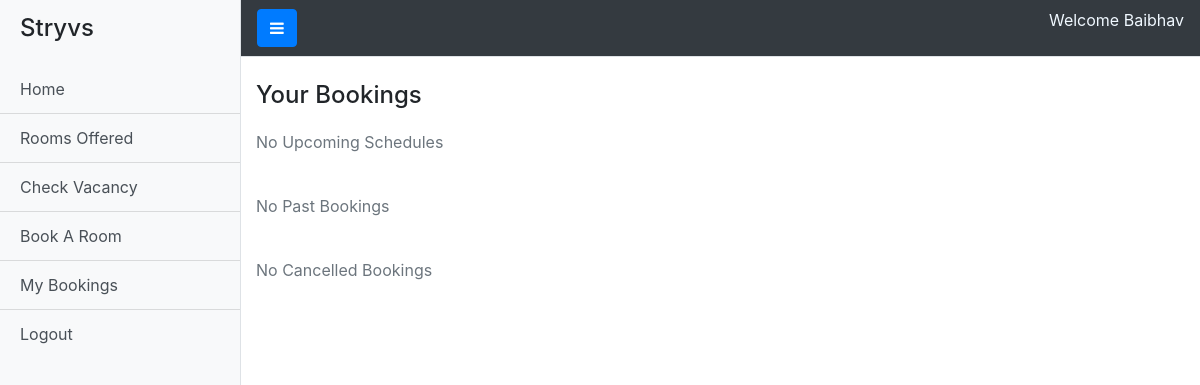
The app's page /dashboard/pastBookings (signed in), older data.
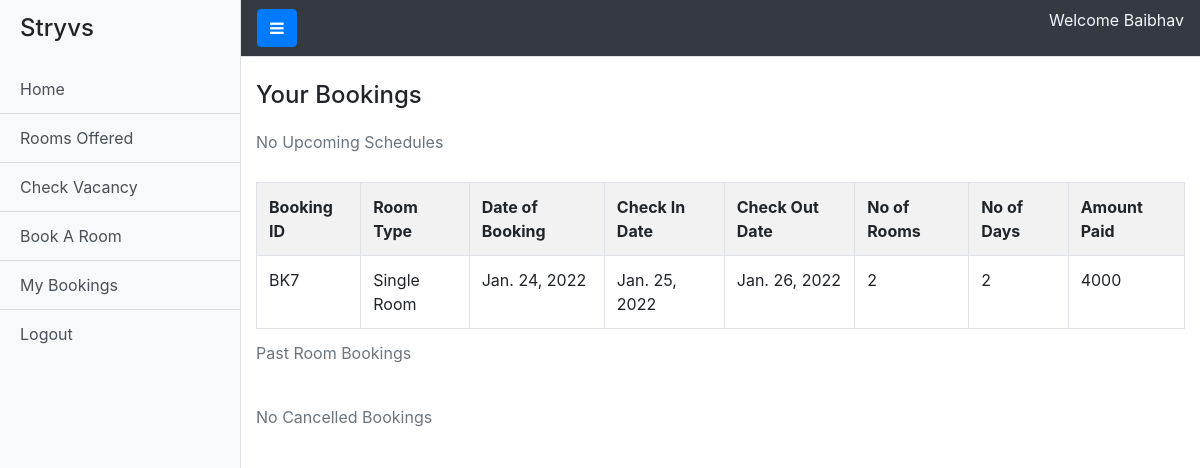
The same page, newer data.
### registration/models.py (models this page shows)
class User(AbstractUser):
    mobile = models.BigIntegerField(null=True)

### dashboard/models.py (models this page shows)
class RoomBooking(models.Model):
    user = models.ForeignKey(User,on_delete = models.CASCADE)
    room = models.ForeignKey(Rooms, on_delete = models.CASCADE)
    check_in_date = models.DateField()
    check_in_time = models.TimeField()
    check_out_date = models.DateField()
    check_out_time = models.TimeField()
    date_booked = models.DateField()
    is_cancelled = models.BooleanField()
    cancelled_date = models.DateField(null=True)
    total_days = models.IntegerField()
    cost = models.IntegerField()
    no_of_rooms = models.IntegerField(default=1)
    payment_ref = models.CharField(max_length=50)

class Rooms(models.Model):
    room_name = models.CharField(max_length=50)
    room_desc = models.CharField(max_length=200)
    room_occ = models.IntegerField()
    room_price = models.IntegerField()
    no_of_rooms_avail = models.IntegerField()
    select =(('Economy','Economy'),('Premium','Premium'))
    room_class = models.CharField(max_length=10,choices=select)
    room_img = models.ImageField(upload_to = 'room_pics/')

### dashboard/views.py (the view)
# urls.py: path('pastBookings',views.pastBookings,name="pastBookings"),
def pastBookings(request):
    if not request.user.is_authenticated:
        storage = messages.get_messages(request)
        storage.used = True
        messages.info(request,'Not Authorized to access that page')
        return redirect('/')
    obj = RoomBooking.objects.filter(user__username=request.user.username,is_cancelled=False).select_related()
    li_up, li_past = [] , []
    today_date = datetime.date.today()
    for item in obj:
        if item.check_in_date>today_date:
            li_up.append(item)
        else:
            li_past.append(item)
    obj2 = RoomBooking.objects.filter(user__username=request.user.username,is_cancelled=True).select_related()
    len_li_up = len(li_up)
    len_li_past = len(li_past)
    len_obj2 = len(obj2)
    return render(request,'pastBookings.html',{'li_up':li_up,'li_past':li_past,'canc':obj2,'len_li_up':len_li_up,'len_li_past':len_li_past,'len_obj2':len_obj2})

### templates/pastBookings.html (shortened to what this page needs)
{%extends 'base1.html'%}
{%load static%}
{%block content%}
<h4 class="room_type_heading">Your Bookings</h4>
<table class="table table-striped table-bordered table-hover">
    {%if len_li_up == 0%}
    <caption>No Upcoming Schedules</caption>
    {%endif%}
</table>
<table class="table table-striped table-bordered table-hover">
    {%if len_li_past == 0%}
    <caption>No Past Bookings</caption>
    {%else%}
    <caption>Past Room Bookings</caption>
    <tr>
        <th>Booking ID</th>
        <th>Room Type</th>
        <th>Date of Booking</th>
        <th>Check In Date</th>
        <th>Check Out Date</th>
        <th>No of Rooms</th>
        <th>No of Days</th>
        <th>Amount Paid</th>
    </tr>
    {%for item in li_past%}
    <tr>
        <td>BK{{item.id}}</td>
        <td>{{item.room.room_name}}</td>
        <td>{{item.date_booked}}</td>
        <td>{{item.check_in_date}}</td>
        <td>{{item.check_out_date}}</td>
        <td>{{item.no_of_rooms}}</td>
        <td>{{item.total_days}}</td>
        <td>{{item.cost}}</td>
    </tr>
    {%endfor%}
    {%endif%}
</table>
<table class="table table-striped table-bordered table-hover">
    {%if len_obj2 == 0%}
    <caption>No Cancelled Bookings</caption>
    {%endif%}
</table>
{%endblock%}

### templates/base1.html (shortened to what this page needs)
{%load static%}
<!DOCTYPE html>
<html lang="en">
<head>
    <link rel="stylesheet" href="https://stackpath.bootstrapcdn.com/bootstrap/4.5.2/css/bootstrap.min.css">
    <link rel="stylesheet" href="https://cdnjs.cloudflare.com/ajax/libs/font-awesome/4.7.0/css/font-awesome.min.css">
    <link rel="stylesheet" href="{% static 'dashboard.css' %}">
</head>
<body>
<div class="d-flex" id="wrapper">
    <div class="bg-light border-right" id="sidebar-wrapper">
      <div class="sidebar-heading"><h4>Stryvs</h4></div>
      <div class="list-group list-group-flush">
        <a href="/dashboard" class="list-group-item list-group-item-action bg-light">Home</a>
        <a href="/dashboard/availrooms" class="list-group-item list-group-item-action bg-light">Rooms Offered</a>
        <a href="/dashboard/getVacancy" class="list-group-item list-group-item-action bg-light">Check Vacancy</a>
        <a href="/dashboard/bookroom" class="list-group-item list-group-item-action bg-light">Book A Room</a>
        <a href="/dashboard/pastBookings" class="list-group-item list-group-item-action bg-light">My Bookings</a>
        <a href="/logout" class="list-group-item list-group-item-action bg-light">Logout</a>
      </div>
    </div>
    <div id="page-content-wrapper">
      <nav class="navbar navbar-expand-lg navbar-dark bg-dark border-bottom">
        <button class="btn btn-primary" id="menu-toggle"><i class="fa fa-bars" aria-hidden="true"></i></button>
        <p class="justify-content-end ml-auto" style="color: aliceblue;">Welcome {{request.user.first_name}}</p>
      </nav>
      <br>
      <div class="container-fluid">
        {%block content%}
        {%endblock%}
      </div>
    </div>
  </div>
</body>
</html>

### static/dashboard.css (style rules this page uses)
#wrapper { overflow-x: hidden; }
#sidebar-wrapper { min-height: 100vh; margin-left: -15rem; -webkit-transition: margin .25s ease-out; -moz-transition: margin .25s ease-out; -o-transition: margin .25s ease-out; transition: margin .25s ease-out; }
#sidebar-wrapper .sidebar-heading { padding: 0.875rem 1.25rem; font-size: 1.2rem; }
#sidebar-wrapper .list-group { width: 15rem; }
#page-content-wrapper { min-width: 100vw; }
@media (min-width: 768px) { #sidebar-wrapper { margin-left: 0; } }
@media (min-width: 768px) { #page-content-wrapper { min-width: 0; width: 100%; } }

Row changes from the older to the newer data that the page shows:
added RoomBooking: id "7", room.room_name "Single Room", date_booked "Jan. 24, 2022", check_in_date "Jan. 25, 2022", check_out_date "Jan. 26, 2022", no_of_rooms "2", total_days "2", cost "4000"
Text that changed along with them:
text no longer shown: "No Past Bookings"
text now shown: "Past Room Bookings Booking ID Room Type Date of Booking Check In Date Check Out Date No of Rooms No of Days Amount Paid"
